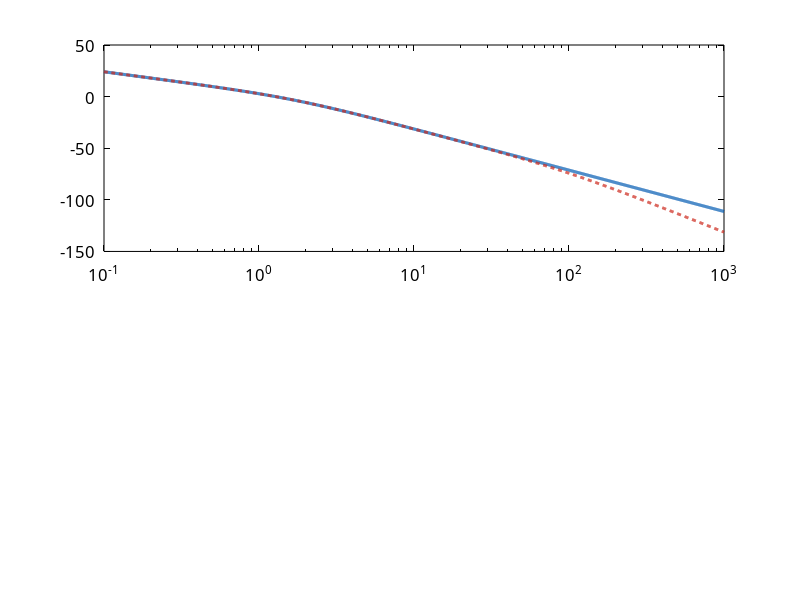

This figure's MATLAB source: (Note: this script raises an error after producing the figure.)
% =========================================================================
% generate_report_figures.m
% Generates all publication-grade figures for the Final Report:
% - Light mode (pure white background)
% - Pitch black fonts (Color = 'k', [0 0 0]) for maximum readability
% - Font: CMU Serif (crisp, high-contrast, bold titles)
% - High-resolution export (300 DPI) using exportgraphics
% =========================================================================

clear; clc; close all

% Global typography and appearance defaults
font_name = 'CMU Serif';
set(0, 'DefaultAxesFontName', font_name);
set(0, 'DefaultTextFontName', font_name);
set(0, 'DefaultTextColor', [0 0 0]);
set(0, 'DefaultAxesXColor', [0 0 0]);
set(0, 'DefaultAxesYColor', [0 0 0]);
set(0, 'DefaultAxesFontSize', 12);
set(0, 'DefaultTextFontSize', 12);

% High-contrast, clean publication colors
color_blue   = [0.000, 0.350, 0.700];   % Deep Royal Blue
color_red    = [0.800, 0.150, 0.100];   % Crimson Red
color_green  = [0.150, 0.600, 0.150];   % Deep Green
color_purple = [0.450, 0.100, 0.550];   % Deep Purple
color_amber  = [0.850, 0.550, 0.000];   % Dark Amber/Yellow
color_gray   = [0.300, 0.300, 0.300];   % Dark Charcoal

s = tf('s');
c = 0.0662;  c2 = 0.2083;  am = 1.71;  a = 100;
Gp_red  = c / (s * (s + am));
Gp_full = (c * a) / (s * (s + am) * (s + a));

w = logspace(-1, 3, 2000);

%% =========================================================================
%% FIGURE 1: Open-Loop Bode at Primary Design Gain K = 41.3 (Reduced vs Full)
%% =========================================================================
K_des = 41.3;
Gol_red  = K_des * Gp_red;
Gol_full = K_des * Gp_full;

[mag_r, phase_r, ~] = bode(Gol_red, w);
[mag_f, phase_f, ~] = bode(Gol_full, w);
mag_r_db = 20*log10(squeeze(mag_r));
mag_f_db = 20*log10(squeeze(mag_f));
phase_r_deg = squeeze(phase_r);
phase_f_deg = squeeze(phase_f);

[~, Pm_r, ~, Wcp_r] = margin(Gol_red);
[Gm_f, Pm_f, Wcg_f, Wcp_f] = margin(Gol_full);

fig1 = figure('Name', 'Bode Design Gain Comparison', 'Position', [100, 100, 850, 620], 'Color', 'w', 'Visible', 'off');

% Subplot 1: Magnitude
subplot(2, 1, 1);
semilogx(w, mag_r_db, 'Color', color_blue, 'LineWidth', 2.2, 'DisplayName', 'Reduced 2nd-Order Model'); hold on;
semilogx(w, mag_f_db, '--', 'Color', color_red, 'LineWidth', 2.0, 'DisplayName', 'Full 3rd-Order Model');
yline(0, 'k:', 'LineWidth', 1.4, 'DisplayName', '0 dB line');
plot(Wcp_r, 0, 'o', 'Color', color_blue, 'MarkerFaceColor', color_blue, 'MarkerSize', 6.5, ...
     'DisplayName', sprintf('\\omega_{gc} = %.2f rad/s', Wcp_r));

grid on; box on;
set(gca, 'Color', 'w', 'XColor', 'k', 'YColor', 'k', 'LineWidth', 1.1, ...
         'GridColor', [0.8 0.8 0.8], 'GridAlpha', 0.8, 'FontName', font_name, 'FontSize', 11.5);
ylabel('Magnitude (dB)', 'Color', 'k', 'FontName', font_name, 'FontSize', 12, 'FontWeight', 'bold');
title(sprintf('Open-Loop Frequency Response at Design Gain K = %.1f', K_des), ...
      'Color', 'k', 'FontName', font_name, 'FontSize', 13, 'FontWeight', 'bold');
xlim([0.1, 1000]); ylim([-95, 45]);
leg1 = legend('Location', 'northeast', 'FontName', font_name, 'FontSize', 10, 'TextColor', 'k', 'Box', 'on', 'Color', 'w');
set(leg1, 'EdgeColor', [0.6 0.6 0.6]);

% Subplot 2: Phase
subplot(2, 1, 2);
semilogx(w, phase_r_deg, 'Color', color_blue, 'LineWidth', 2.2, 'DisplayName', 'Reduced 2nd-Order Model'); hold on;
semilogx(w, phase_f_deg, '--', 'Color', color_red, 'LineWidth', 2.0, 'DisplayName', 'Full 3rd-Order Model');
yline(-180, 'k:', 'LineWidth', 1.4, 'DisplayName', '-180^\circ line');

% Vertical markers for phase margins
plot([Wcp_r, Wcp_r], [-180, -180 + Pm_r], 'Color', color_blue, 'LineWidth', 2.4, ...
     'DisplayName', sprintf('PM (Reduced) = %.1f^\\circ', Pm_r));
plot([Wcp_f, Wcp_f], [-180, -180 + Pm_f], '--', 'Color', color_red, 'LineWidth', 2.2, ...
     'DisplayName', sprintf('PM (Full) = %.1f^\\circ', Pm_f));
plot(Wcg_f, -180, 's', 'Color', [0.1 0.5 0.1], 'MarkerFaceColor', [0.1 0.5 0.1], 'MarkerSize', 6.5, ...
     'DisplayName', sprintf('\\omega_{pc} = %.2f rad/s (GM = %.1f dB)', Wcg_f, 20*log10(Gm_f)));

grid on; box on;
set(gca, 'Color', 'w', 'XColor', 'k', 'YColor', 'k', 'LineWidth', 1.1, ...
         'GridColor', [0.8 0.8 0.8], 'GridAlpha', 0.8, 'FontName', font_name, 'FontSize', 11.5);
xlabel('Frequency \omega (rad/s)', 'Color', 'k', 'FontName', font_name, 'FontSize', 12, 'FontWeight', 'bold');
ylabel('Phase (deg)', 'Color', 'k', 'FontName', font_name, 'FontSize', 12, 'FontWeight', 'bold');
xlim([0.1, 1000]); ylim([-285, -45]);
leg2 = legend('Location', 'northeast', 'FontName', font_name, 'FontSize', 9.5, 'TextColor', 'k', 'Box', 'on', 'Color', 'w');
set(leg2, 'EdgeColor', [0.6 0.6 0.6]);

exportgraphics(fig1, 'bode_design_gain_comparison.png', 'Resolution', 300);
close(fig1);
disp('Saved: bode_design_gain_comparison.png');

%% =========================================================================
%% FIGURE 2: Open-Loop Bode for Varying K (Reduced Plant)
%% =========================================================================
gains = [11.04, 25, 41.3, 100, 173];
gain_colors = [color_gray; color_amber; color_green; color_blue; color_red];

fig2 = figure('Name', 'Bode Open Loop Varying K', 'Position', [150, 150, 850, 620], 'Color', 'w', 'Visible', 'off');

subplot(2, 1, 1); hold on; grid on; box on;
for i = 1:length(gains)
    [mag, ~, ~] = bode(gains(i) * Gp_red, w);
    semilogx(w, 20*log10(squeeze(mag)), 'Color', gain_colors(i,:), 'LineWidth', 2.0, ...
             'DisplayName', sprintf('K = %.1f', gains(i)));
end
yline(0, 'k:', 'LineWidth', 1.4, 'DisplayName', '0 dB line');
set(gca, 'Color', 'w', 'XColor', 'k', 'YColor', 'k', 'LineWidth', 1.1, ...
         'GridColor', [0.8 0.8 0.8], 'GridAlpha', 0.8, 'FontName', font_name, 'FontSize', 11.5);
ylabel('Magnitude (dB)', 'Color', 'k', 'FontName', font_name, 'FontSize', 12, 'FontWeight', 'bold');
title('Open-Loop Bode Response for Varying Proportional Gain K', ...
      'Color', 'k', 'FontName', font_name, 'FontSize', 13, 'FontWeight', 'bold');
xlim([0.1, 100]); ylim([-65, 45]);
leg3 = legend('Location', 'northeast', 'FontName', font_name, 'FontSize', 10, 'TextColor', 'k', 'Box', 'on', 'Color', 'w');
set(leg3, 'EdgeColor', [0.6 0.6 0.6]);

subplot(2, 1, 2); hold on; grid on; box on;
for i = 1:length(gains)
    [~, ph, ~] = bode(gains(i) * Gp_red, w);
    semilogx(w, squeeze(ph), 'Color', gain_colors(i,:), 'LineWidth', 2.0, ...
             'DisplayName', sprintf('K = %.1f', gains(i)));
end
yline(-180, 'k:', 'LineWidth', 1.4, 'DisplayName', '-180^\circ line');
set(gca, 'Color', 'w', 'XColor', 'k', 'YColor', 'k', 'LineWidth', 1.1, ...
         'GridColor', [0.8 0.8 0.8], 'GridAlpha', 0.8, 'FontName', font_name, 'FontSize', 11.5);
xlabel('Frequency \omega (rad/s)', 'Color', 'k', 'FontName', font_name, 'FontSize', 12, 'FontWeight', 'bold');
ylabel('Phase (deg)', 'Color', 'k', 'FontName', font_name, 'FontSize', 12, 'FontWeight', 'bold');
xlim([0.1, 100]); ylim([-185, -85]);

exportgraphics(fig2, 'bode_open_loop_gains.png', 'Resolution', 300);
close(fig2);
disp('Saved: bode_open_loop_gains.png');

%% =========================================================================
%% FIGURE 3: High-Frequency Noise Ceiling (Ideal PD vs. Lead Compensator)
%% =========================================================================
Kp = 173;  Kd = 10.99;
C_pd = Kp + Kd * s;
alpha = 0.283;  T = 0.419;
Gc = (T*s + 1) / (alpha*T*s + 1);
C_lead = Kp * Gc;

w_noise = logspace(-1, 4, 1000);
[mag_pd, ~]   = bode(C_pd, w_noise);
[mag_lead, ~] = bode(C_lead, w_noise);

fig3 = figure('Name', 'PD vs Lead Noise Ceiling', 'Position', [200, 200, 820, 500], 'Color', 'w', 'Visible', 'off');
semilogx(w_noise, 20*log10(squeeze(mag_pd)), '--', 'Color', color_red, 'LineWidth', 2.2, ...
         'DisplayName', 'Ideal PD (Gain \rightarrow \infty at +20 dB/dec)'); hold on; grid on; box on;
semilogx(w_noise, 20*log10(squeeze(mag_lead)), 'Color', color_blue, 'LineWidth', 2.4, ...
         'DisplayName', 'Lead Compensator (Levels off at +11.0 dB)');
yline(20*log10(Kp/alpha), 'k:', 'LineWidth', 1.5, ...
      'DisplayName', sprintf('High-Frequency Gain Ceiling (%.1f dB)', 20*log10(Kp/alpha)));

set(gca, 'Color', 'w', 'XColor', 'k', 'YColor', 'k', 'LineWidth', 1.1, ...
         'GridColor', [0.8 0.8 0.8], 'GridAlpha', 0.8, 'FontName', font_name, 'FontSize', 11.5);
xlabel('Frequency \omega (rad/s)', 'Color', 'k', 'FontName', font_name, 'FontSize', 12, 'FontWeight', 'bold');
ylabel('Controller Magnitude (dB)', 'Color', 'k', 'FontName', font_name, 'FontSize', 12, 'FontWeight', 'bold');
title('High-Frequency Noise Gain: Ideal PD Controller vs. Lead Compensator', ...
      'Color', 'k', 'FontName', font_name, 'FontSize', 13, 'FontWeight', 'bold');
xlim([0.1, 10000]); ylim([35, 115]);
leg4 = legend('Location', 'northwest', 'FontName', font_name, 'FontSize', 10.5, 'TextColor', 'k', 'Box', 'on', 'Color', 'w');
set(leg4, 'EdgeColor', [0.6 0.6 0.6]);

exportgraphics(fig3, 'pd_vs_lead_noise_ceiling.png', 'Resolution', 300);
close(fig3);
disp('Saved: pd_vs_lead_noise_ceiling.png');

%% =========================================================================
%% FIGURE 4: Lead Compensator Step Response (Uncompensated K=173 vs Lead)
%% =========================================================================
t_step = 0:0.005:5;
T_uncomp_173 = feedback(173 * Gp_red, 1);
T_lead_comp  = feedback(173 * Gc * Gp_red, 1);

[y_u173, ~] = step(T_uncomp_173, t_step);
[y_lcomp, ~] = step(T_lead_comp, t_step);

fig4 = figure('Name', 'Lead Step Response Verification', 'Position', [250, 250, 820, 480], 'Color', 'w', 'Visible', 'off');
plot(t_step, y_u173, '--', 'Color', color_red, 'LineWidth', 2.0, ...
     'DisplayName', 'Uncompensated Plant (K = 173): OS = 44.0%, Ts = 4.17 s'); hold on; grid on; box on;
plot(t_step, y_lcomp, 'Color', color_blue, 'LineWidth', 2.4, ...
     'DisplayName', 'Lead Compensated (Gc \cdot K): OS = 15.1%, Ts = 1.10 s');
yline(1.0, 'k:', 'LineWidth', 1.4, 'DisplayName', 'Target Reference (1.0 V)');

set(gca, 'Color', 'w', 'XColor', 'k', 'YColor', 'k', 'LineWidth', 1.1, ...
         'GridColor', [0.8 0.8 0.8], 'GridAlpha', 0.8, 'FontName', font_name, 'FontSize', 11.5);
xlabel('Time (s)', 'Color', 'k', 'FontName', font_name, 'FontSize', 12, 'FontWeight', 'bold');
ylabel('Antenna Shaft Position Y (V)', 'Color', 'k', 'FontName', font_name, 'FontSize', 12, 'FontWeight', 'bold');
title('Closed-Loop Unit Step Response: Uncompensated vs. Lead Compensated', ...
      'Color', 'k', 'FontName', font_name, 'FontSize', 13, 'FontWeight', 'bold');
xlim([0, 5]); ylim([0, 1.55]);
leg5 = legend('Location', 'northeast', 'FontName', font_name, 'FontSize', 10.5, 'TextColor', 'k', 'Box', 'on', 'Color', 'w');
set(leg5, 'EdgeColor', [0.6 0.6 0.6]);

exportgraphics(fig4, 'lead_compensator_step_response.png', 'Resolution', 300);
close(fig4);
disp('Saved: lead_compensator_step_response.png');

%% =========================================================================
%% FIGURE 5: Controlled Comparison of All Controllers (1 V Step)
%% =========================================================================
T_p_41 = feedback(41.3 * Gp_red, 1);
T_pd_err = c * (173 + 34.6*s) / (s^2 + (am + c*34.6)*s + c*173);
T_pd_out = c * 173 / (s^2 + (am + c2*10.99)*s + c*173);

[y_p41, ~]    = step(T_p_41, t_step);
[y_pderr, ~]  = step(T_pd_err, t_step);
[y_pdout, ~]  = step(T_pd_out, t_step);

% Scheduled PD (nonlinear ODE)
Knear = 60;  Kfar = 300;  Kd_sch = 15;  V0 = 0.318;  kpot = 0.318;
Kfun = @(ve) Knear + (Kfar - Knear) * min(abs(ve)/V0, 1);
ve_fn = @(Y) kpot * (1 - Y);
f_ode = @(t_in, x) [x(2); -am*x(2) + c2*( Kfun(ve_fn(x(1)))*ve_fn(x(1)) - Kd_sch*x(2) )];
opts = odeset('RelTol', 1e-8, 'AbsTol', 1e-10, 'MaxStep', 0.005);
[~, x_sch] = ode45(f_ode, t_step, [0; 0], opts);
y_sch = x_sch(:, 1);

fig5 = figure('Name', 'All Controllers Comparison', 'Position', [100, 100, 950, 680], 'Color', 'w', 'Visible', 'off');
plot(t_step, y_p41,   'Color', color_gray,   'LineWidth', 2.0, 'DisplayName', '1. P only (K = 41.3): OS = 15.0%, Ts = 4.75 s'); hold on; grid on; box on;
plot(t_step, y_pderr, '--', 'Color', color_amber, 'LineWidth', 2.0, 'DisplayName', '2. PD on Error (Kp=173, Kd=34.6): OS = 13.9%, Ts = 1.53 s');
plot(t_step, y_pdout, 'Color', color_green,  'LineWidth', 2.2, 'DisplayName', '3. PD on Output (Kp=173, Kd=10.99): OS = 10.0%, Ts = 1.75 s');
plot(t_step, y_sch,   '-.', 'Color', color_purple, 'LineWidth', 2.2, 'DisplayName', '4. Scheduled PD (60 \to 300, Kd=15): OS = 4.4%, Ts = 2.21 s');
plot(t_step, y_lcomp, 'Color', color_blue,   'LineWidth', 2.4, 'DisplayName', '5. Lead Compensator (K=173, \alpha=0.28): OS = 15.1%, Ts = 1.10 s');
yline(1.0, 'k:', 'LineWidth', 1.4, 'DisplayName', 'Reference (1.0 V)');

set(gca, 'Color', 'w', 'XColor', 'k', 'YColor', 'k', 'LineWidth', 1.1, ...
         'GridColor', [0.8 0.8 0.8], 'GridAlpha', 0.8, 'FontName', font_name, 'FontSize', 11.5);
xlabel('Time (s)', 'Color', 'k', 'FontName', font_name, 'FontSize', 12, 'FontWeight', 'bold');
ylabel('Antenna Position Y (V)', 'Color', 'k', 'FontName', font_name, 'FontSize', 12, 'FontWeight', 'bold');
title('Controlled Comparison of Feedback Controllers (1 V Step Response)', ...
      'Color', 'k', 'FontName', font_name, 'FontSize', 13, 'FontWeight', 'bold');
xlim([0, 5]); ylim([0, 1.70]);
leg6 = legend('Location', 'northeast', 'FontName', font_name, 'FontSize', 10.0, 'TextColor', 'k', 'Box', 'on', 'Color', 'w');
set(leg6, 'EdgeColor', [0.6 0.6 0.6]);

exportgraphics(fig5, 'all_controllers_comparison.png', 'Resolution', 300);
close(fig5);
disp('Saved: all_controllers_comparison.png');

fprintf('\nAll 5 figures successfully exported at 300 DPI with solid black text!\n');
